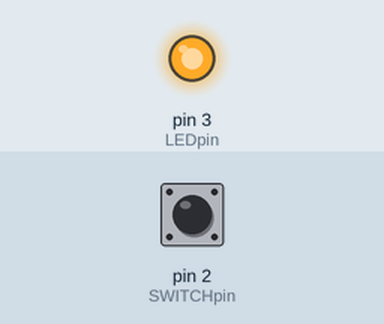
This sketch was run on a simulated Arduino Uno, built with avr-gcc and run on an emulated ATmega328P. Parts: output pins drawn as LEDs (lit = HIGH). The test bench sets the inputs (shaded band); at power-on: pin 2 (SWITCHpin) HIGH.

Above: at 1.2 s.
1.3 s: pin 2 (SWITCHpin) pulled LOW for 0.15 s
At 1.37 s:
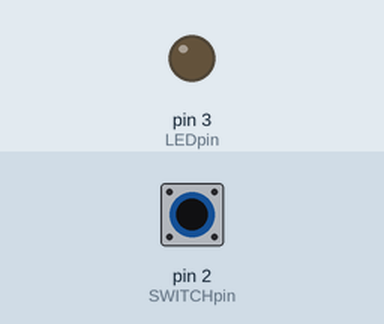
2.9 s: pin 2 (SWITCHpin) pulled LOW for 3.2 s
At 7.2 s:
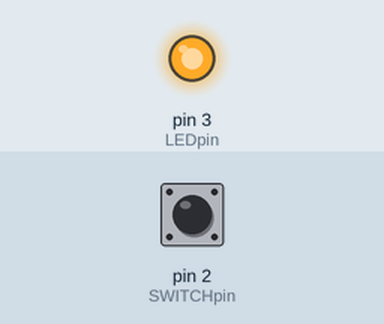
Timing chart, 0 to 8.7 s (numbered marks = the images above; inputs shaded):
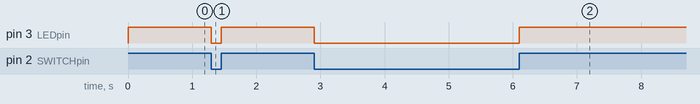

Measured:
- after the input at 1.3 s, pin 3 (LEDpin): HIGH → LOW at once, → HIGH 0.15 s later
- after the input at 2.9 s, pin 3 (LEDpin): HIGH → LOW at once, → HIGH 3.2 s later

The sketch:

Simple_PB_LED_V2.ino
```cpp
        /*Simple_PB_LED_V1        Greg Reynolds Nov 2016 */

// Define two constant names
#define LEDpin 3
#define SWITCHpin 2

// Define a variable name and set LOW
byte LEDstate = LOW;

/* The following function is run once.
   It sets up the I/O pins */
void setup() {
  //Define the pin driving the LED as an output//
pinMode(LEDpin, OUTPUT);
  //Define the pin connected to the switch as an input//
pinMode(SWITCHpin, INPUT);
  // Connect an internal pullup resistor to the switch pin//
digitalWrite(SWITCHpin, HIGH);
}

/* The following function loops continuesly.
   It is the "motor" of the design */
void loop() {
  // Read the status of the switch
LEDstate = digitalRead(SWITCHpin);
  // Write the status of the switch to the LED
digitalWrite(LEDpin, LEDstate);
}
```
